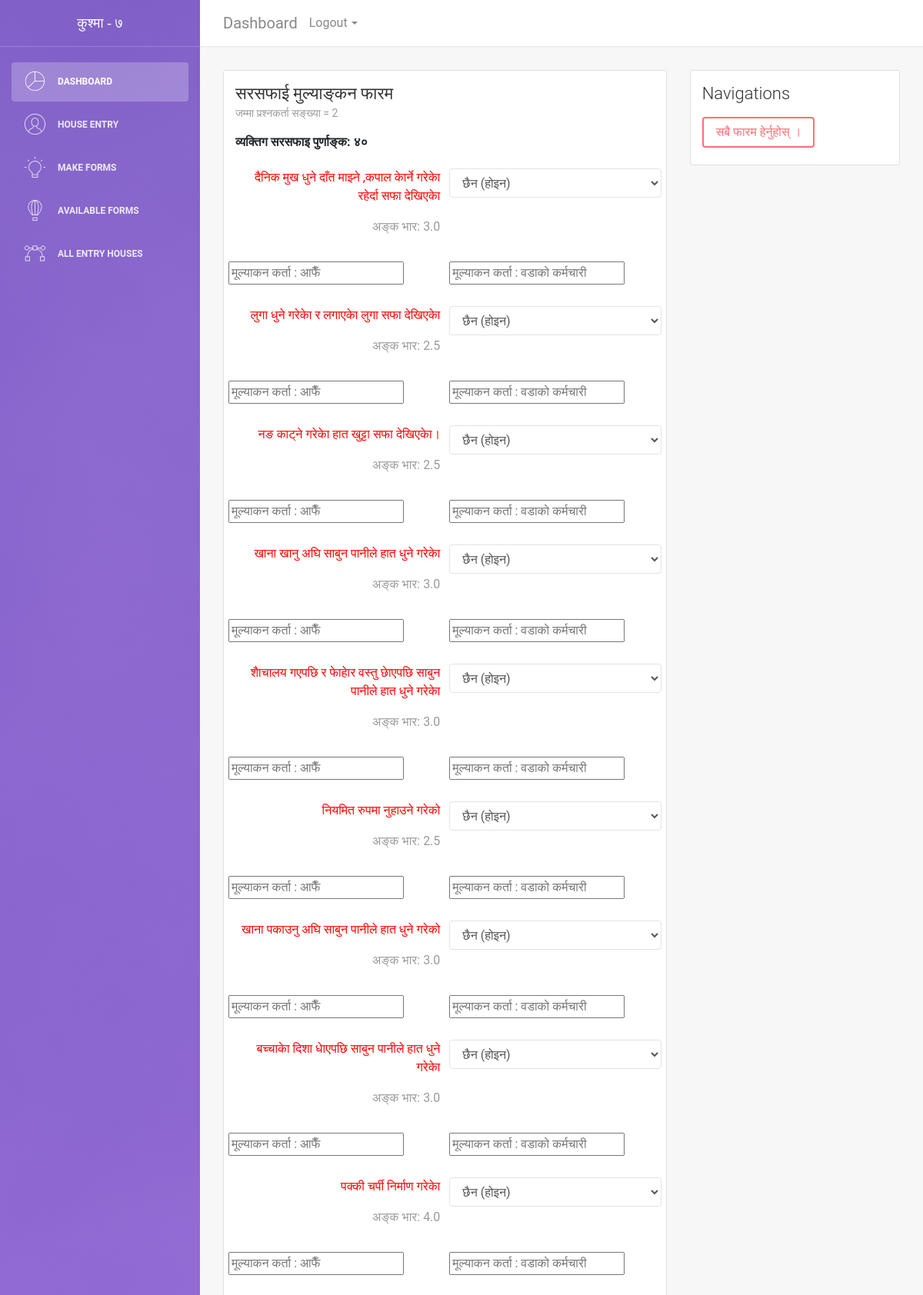
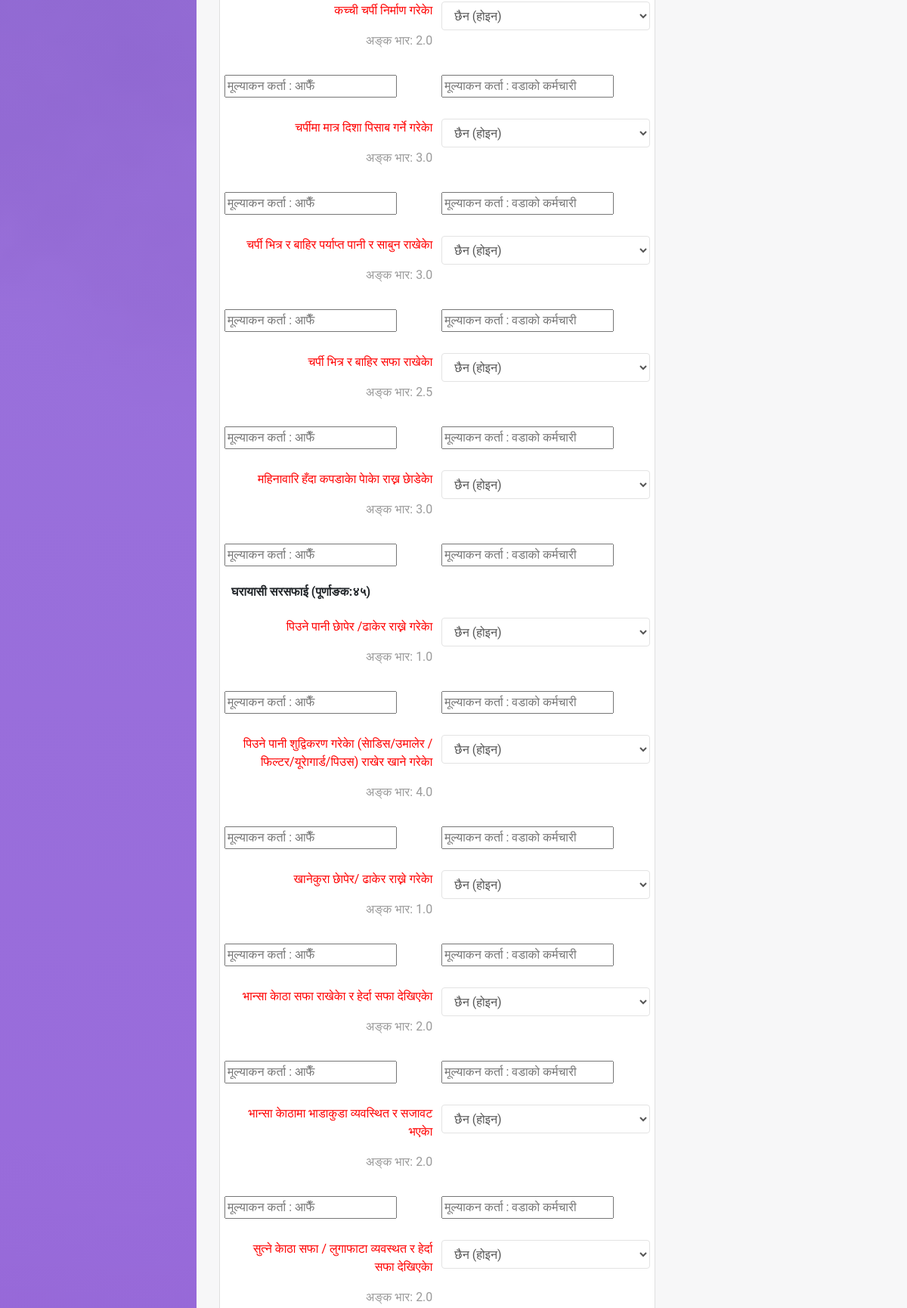
Page /forms/myform/1/member/0/marktype/0/0/ (signed in, upper part) on the committed database (2 pictures, top to bottom).
### formentry/submodals/formGenerator.py (models this page shows, shortened)
class formValue(models.Model):
    formName = models.TextField('Form Name (फारमको नाम)')
    markers = models.IntegerField('Total Markers (प्राप्ताङ्कको जम्मा सङ्ख्या)', default=1)
    formTypeChoices = (
    (1,'House'), (2,'Family'), (3, 'Individual')
    )
    formType = models.IntegerField('Form Target Group',choices=formTypeChoices, default=3)
    jsonText = models.TextField('Json Text')

class headings(models.Model):
    formID = models.ForeignKey(formValue, on_delete=models.CASCADE)
    tableName = models.TextField('Table Name (फारमभित्रको टेबलको हेडिङ्ग)')
    weight = models.IntegerField('Order', default=1)

class questions(models.Model):
    simpletext = 'st'
    multiplechoices = 'mc'
    selectchoices = 'sc'
    numberValue = 'nv'
    yesno = 'yn'
    dateformat = 'df'
    answerChoices = ((simpletext, 'Simple Text'),
        (multiplechoices, 'Multiple Choices'),
        (selectchoices, 'Select Choices'),
        (numberValue, 'Number Value'),
        (yesno, 'Yes/No Question'),
        (dateformat, 'मिति Date')
    )
    tableID = models.ForeignKey(headings, on_delete=models.CASCADE)
    question = models.TextField('Question (प्रश्न)')
    answerType = models.CharField(
        max_length=2,
        choices=answerChoices,
        default=yesno,
    )
    marks = models.FloatField('Marks', default=10)
    mandatory=((False,'Yes (खाली छोडे पनि हुने)'), (True, 'No (भर्नै पर्ने)'))
    unanswering = models.BooleanField('उत्तर दिन पर्ने/नपर्ने', default=0,
        choices=mandatory
    )
    description = models.TextField('Description(विवरण)',blank=True, null=True, default='')
    weight = models.IntegerField('Order', default=1)
    choicequestion = models.IntegerField('Parent Choices',blank=True, null=True)
    def __str__(self):
        return self.question;

### formentry/formviews.py (the view)
# urls.py: path('myform/<int:form_id>/member/<int:member>/marktype/<int:mark>/<int:marker>/', formviews.mainforms, name='form_basic'),
@login_required(login_url='users:login')
def mainforms(request,form_id, member, mark, marker):
    the_form = formValue.objects.get(id=form_id)
    tables = headings.objects.filter(formID=the_form).order_by('-weight')
    formquestions = []
    try:
        filled = formEntries.objects.filter(form=the_form, member=member).values()
    except formEntries.DoesNotExist:
        filled = []
    for table in tables:
        table_questions = (questions.objects.filter(tableID = table)).order_by('-weight')
        table_questions_list = []
        values_list = []
        entryids = []
        for one_question in table_questions:
            mysearch = next((item for item in filled if item["formfield_id"] == one_question.id), {'id': '', 'formfield_id': '', 'answers': '', 'member': '', 'form_id': ''})
            if mysearch['id']:
                from pprint import pprint
                marks = MarkValues.objects.filter(valueid = mysearch['id'])
            else:
                marks = {}
            if one_question.choicequestion:
                queschoices = QuestionChoice.objects.filter ( questionID = one_question.choicequestion ).order_by('-weight')
            else:
                queschoices = QuestionChoice.objects.filter (questionID = one_question).order_by('-weight')
            quesAndchoice = dict(zip(
                ['question', 'choice', 'answer', 'entryid', 'marks'],
                [one_question, queschoices, mysearch['answers'], mysearch['id'], marks]
            ))
            table_questions_list.append(quesAndchoice)
        formquestions.append(dict(zip(
            ['table', 'table_questions'],
            [table, table_questions_list]
        )))
    no_of_markings = the_form.markers
    formmarkers = range(int(the_form.markers))
    nameofmarkers = dict(zip(formmarkers,['आफैँ','वडाको कर्मचारी']))
    return render(request, 'base_forms/displayform.html',{
        'form':the_form, 'formquestions': formquestions, 'marktype':mark, 'marker':marker, 'member':member, 'mark':no_of_markings,
        'formmarkers':formmarkers, 'nameofmarkers':nameofmarkers,
    })

### formentry/templates/base_forms/displayform.html (shortened to what this page needs)
{% extends 'entry_forms/user_forms.html' %}
{% load widget_tweaks %}
{% block form-title %}
  <h4 class="card-title">{{form.formName}}</h4>
  <p class="card-category">जम्मा प्रश्नकर्ता सङ्ख्या =‍ {{form.markers}}</p>
{% endblock %}
{% load static %}
{% block form-body %}
<form action="{% url 'postform:seepost' %}" method="post">
{% for tables in formquestions %}
  <p><strong>{{tables.table.tableName}}</strong></p>
  {% for one_question in tables.table_questions %}
    <div class="form-group row">
      <label style="text-align:right; font-size:18px; text-transform:none;" for="{{one_question.question.id}}" class="col-md-6 col-form-label"><p style="color:red;">{{one_question.question}} {% if mark >= 1 %}</p><p> अङ्क भार: {{one_question.question.marks}} {% endif %}</p>
      </label>
      <div class="col-md-6">
          {% if one_question.question.answerType == 'sc' %}
          <select class="form-control" name="question_value[{{one_question.question.id}}]" id="{{one_question.question.id}}">
            {% for choices in one_question.choice %}
              <option value="{{choices.id}}"  {% if choices.id|stringformat:"s" == one_question.answer %}selected{% endif %}>{{choices}}</option>
            {% endfor %}
          </select>
          {% elif one_question.question.answerType == 'yn'  %}
            {% if mark > 1 %}<select class="form-control" name="question_value[{{one_question.question.id}}]">
              <option value="2"{% if one_question.answer != '1' %} selected {% endif %}> छैन (होइन)</option>
            </select>{% else %}
            <input class="form-control" type="checkbox" name="question_value[{{one_question.question.id}}]" {% if one_question.answer == '1' %}checked{% endif %} value='1'>
            {% endif %}
          {% endif %}
      </div>
      {% if mark == 2 %}
      {% for  i in formmarkers %}
        <div class="col-md-6">
          <input name="mark{{i}}[{{one_question.question.id}}]" type="number" placeholder="मूल्याकन कर्ता : {% if i is 0 %}{{ nameofmarkers.0 }}{% else %}{{nameofmarkers.1}}{% endif %}" value="{% if i is 0 %}{{one_question.marks.0.marks}}{% else %}{{one_question.marks.1.marks}}{% endif %}" />
        </div>
      {% endfor %}
      {% endif %}
    </div>
  {% endfor %}
{% endfor %}
</form>
{% endblock %}
{% block form-nav %}
<a class="btn btn-danger" href="/forms/design/">सबै फारम हेर्नुहोस् । </a>
{% endblock %}

### rows in the picture
formValue: formName "सरसफाई मुल्याङ्कन फारम", markers "2"
headings: table.tableName "व्यक्तिग सरसफाइ पुर्णाङ्क: ४०"
questions: question "दैनिक मुख धुने दाँत माझ्ने ,कपाल काेर्ने गरेकाे रहेर्दा सफा देखिएकाे", question.marks "3.0", id "छैन (होइन)"
questions: question "लुगा धुने गरेकाे र लगाएकाे लुगा सफा देखिएकाे", question.marks "2.5", id "छैन (होइन)"
questions: question "नङ काट्ने गरेकाे हात खुट्टा सफा देखिएकाे।", question.marks "2.5", id "छैन (होइन)"
questions: question "खाना खानु अघि साबुन पानीले हात धुने गरेकाे", question.marks "3.0", id "छैन (होइन)"
questions: question "शाैचालय गएपछि र फाेहाेर वस्तु छाेएपछि साबुन पानीले हात धुने गरेकाे", question.marks "3.0", id "छैन (होइन)"
questions: question "नियमित रुपमा नुहाउने गरेको", question.marks "2.5", id "छैन (होइन)"
questions: question "खाना पकाउनु अघि साबुन पानीले हात धुने गरेको", question.marks "3.0", id "छैन (होइन)"
questions: question "बच्चाकाे दिशा धाेएपछि साबुन पानीले हात धुने गरेकाे", question.marks "3.0", id "छैन (होइन)"
questions: question "पक्की चर्पी निर्माण गरेकाे", question.marks "4.0", id "छैन (होइन)"
questions: question "कच्ची चर्पी निर्माण गरेकाे", question.marks "2.0", id "छैन (होइन)"
questions: question "चर्पीमा मात्र दिशा पिसाब गर्ने गरेकाे", question.marks "3.0", id "छैन (होइन)"
questions: question "चर्पी भित्र र बाहिर पर्याप्त पानी र साबुन राखेकाे", question.marks "3.0", id "छैन (होइन)"
questions: question "चर्पी भित्र र बाहिर सफा राखेकाे", question.marks "2.5", id "छैन (होइन)"
questions: question "महिनावारि हँदा कपडाकाे पाेकाे राख्न छाेडेकाे", question.marks "3.0", id "छैन (होइन)"
headings: table.tableName "घरायासी सरसफाई (पूर्णाङक:४५)"
questions: question "पिउने पानी छाेपेर /ढाकेर राख्ने गरेकाे", question.marks "1.0", id "छैन (होइन)"
questions: question "पिउने पानी शुद्विकरण गरेकाे (साेडिस/उमालेर /फिल्टर/यूराेगार्ड/पिउस) राखेर खाने गरेकाे", question.marks "4.0", id "छैन (होइन)"
questions: question "खानेकुरा छाेपेर/ ढाकेर राख्ने गरेकाे", question.marks "1.0", id "छैन (होइन)"
questions: question "भान्सा काेठा सफा राखेकाे र हेर्दा सफा देखिएकाे", question.marks "2.0", id "छैन (होइन)"
questions: question "भान्सा काेठामा भाडाकुडा व्यवस्थित र सजावट भएकाे", question.marks "2.0", id "छैन (होइन)"
questions: question "सुत्ने काेठा सफा / लुगाफाटा व्यवस्थत र हेर्दा सफा देखिएकाे", question.marks "2.0", id "छैन (होइन)"
